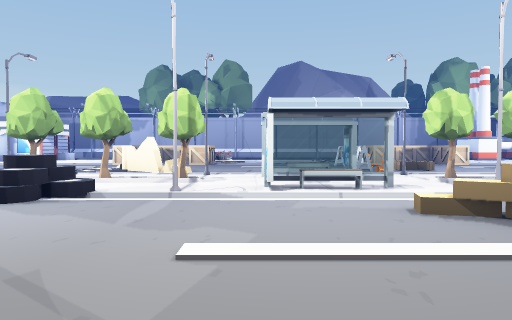
view 1 (above)

24 first-person views from a walk through a scene from a Unity 3-D project. The camera is 1.4 m above the floor, tilts 2° down and sees 70° across. The floor is counted in squares, 2 m on a side. Each view is taken from the middle of a square. On the plan, view 1 faces up. The plan holds only what a view shows up to about 11 squares ahead; the rest is blank. The place goes on beyond the plan. The player is left out.

view 2
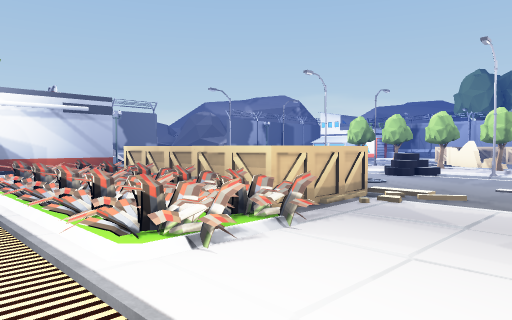

view 3
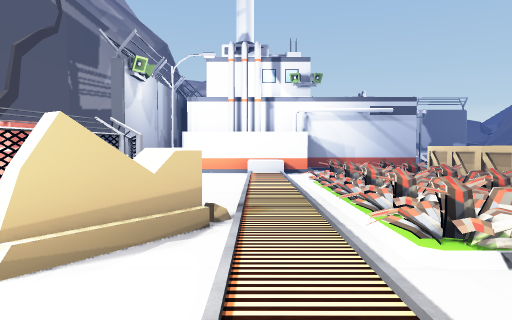

view 4
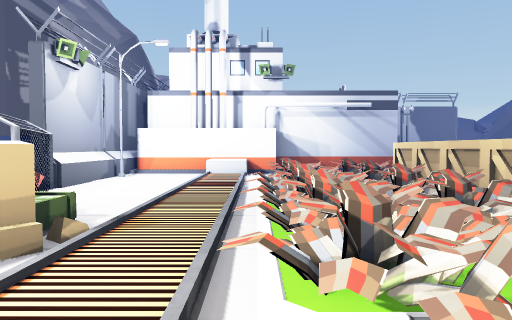

view 5
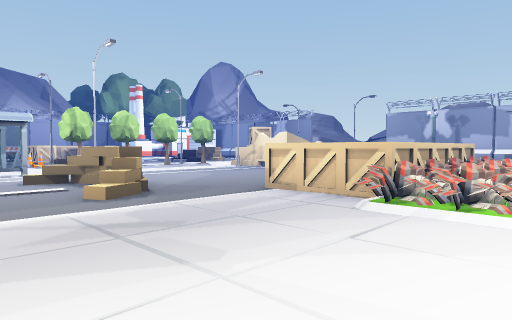

view 6
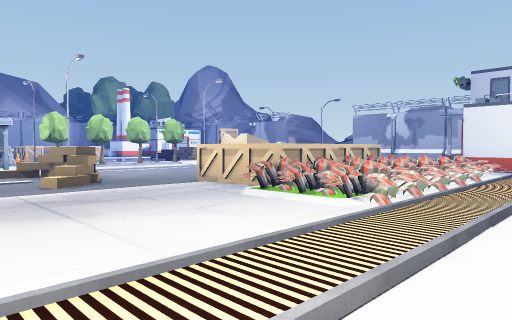

view 7
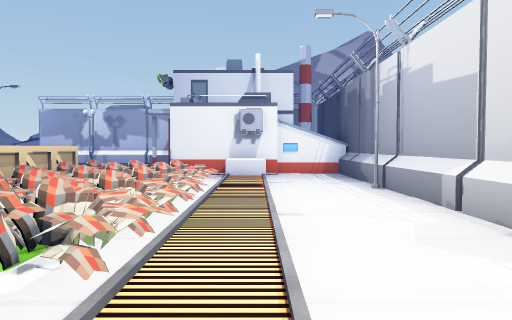

view 8
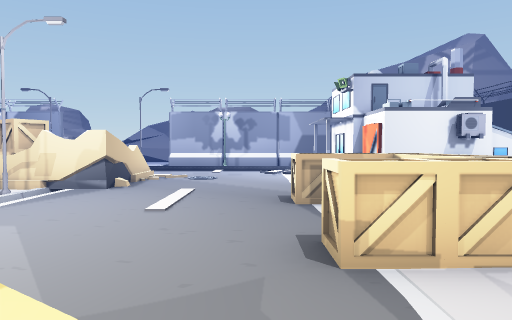

view 9
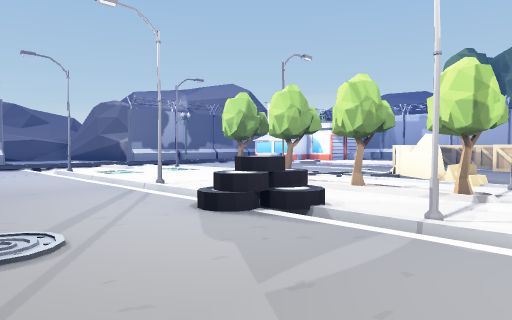

view 10
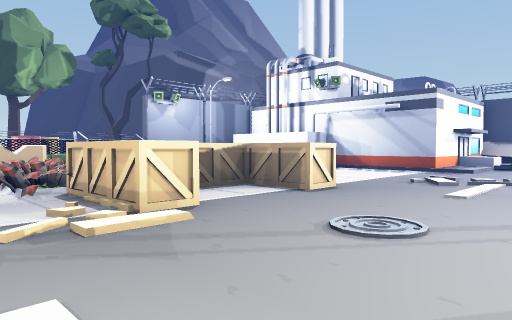

view 11
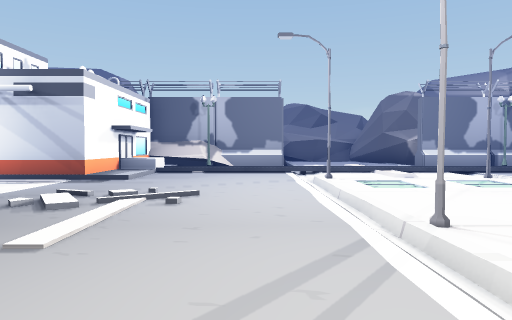

view 12
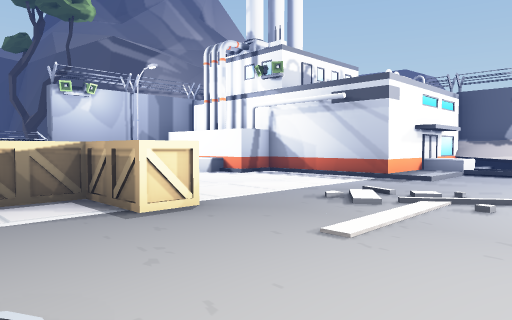

view 13
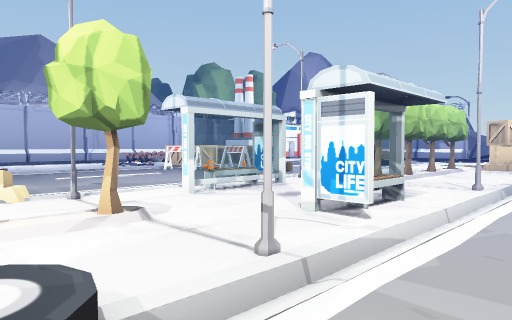

view 14
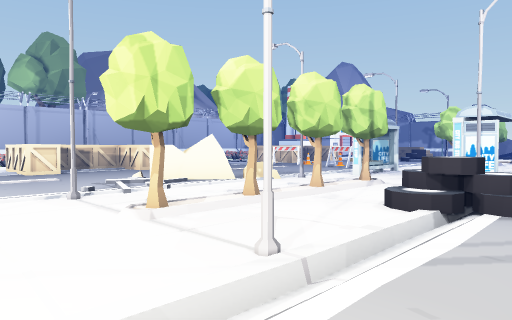

view 15
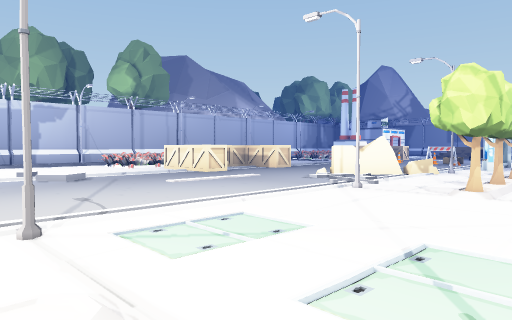

view 16
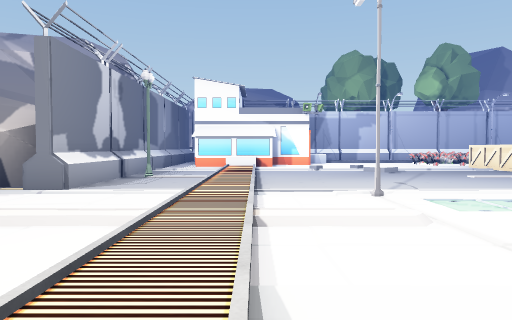

view 17
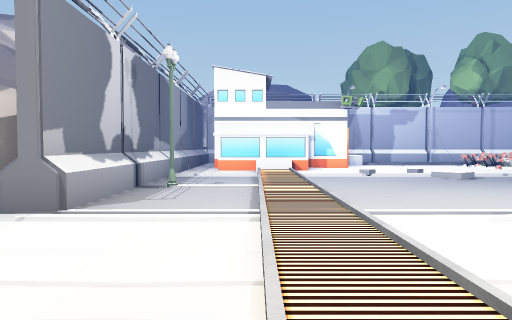

view 18
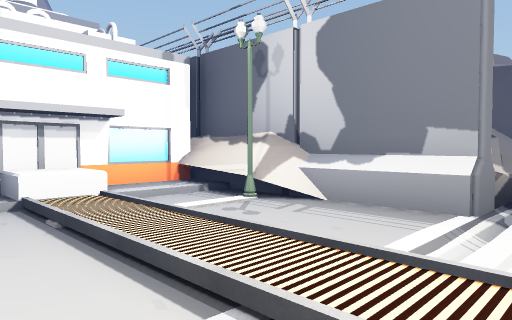

view 19
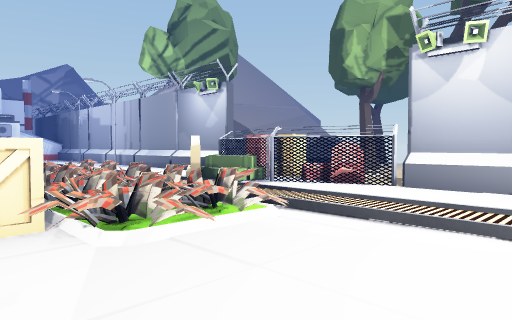

view 20
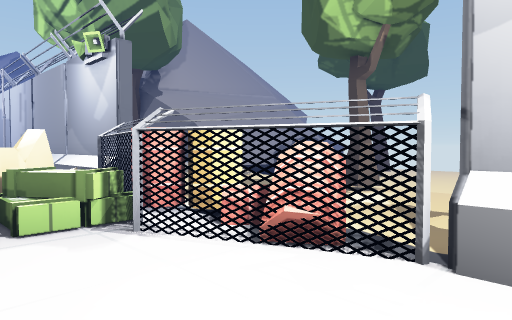

view 21
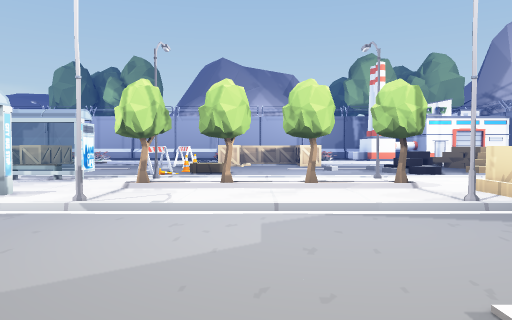

view 22
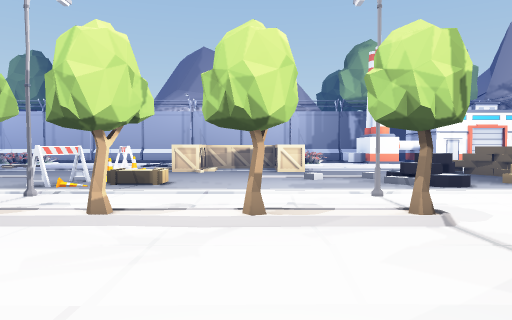

view 23
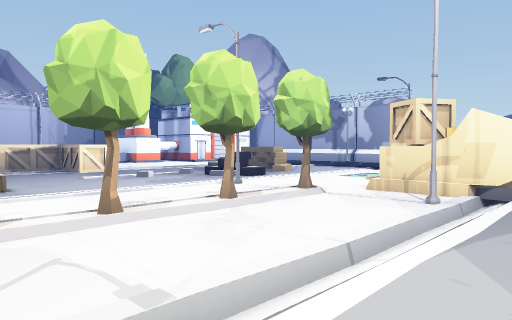

view 24
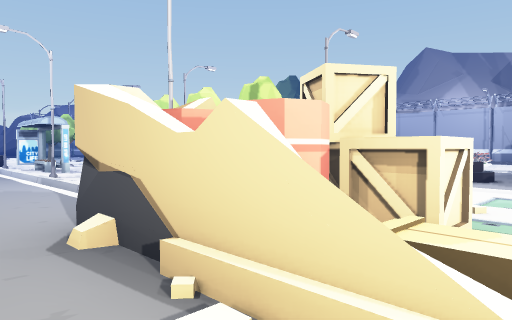

### Floor plan
Key: @ floor where view 1 was taken; # wall or solid block; x gap in a wall; . main floor; : floor 0.25 m higher than the main floor; - floor 0.25 m lower than the main floor; / step, stairs or slope; = window, fence, low wall or low ledge; ^ raised ledge; C crate; B barrier; T tree; P plant; O other object.
Columns run from 16 left of view 1 to 13 right of it. Each row starts with its distance up from view 1.
 17 O
 16 ^ ==       C          CC
 15 ^////.....CC. C...   C..C...
 14 ^.//...............B .......
 13 ^.//................O........O
 12 ^.//................C.....//.O
 11 ^.//......./=......BO/..../O/
 10 x.//////.///.#..... #/..///.//
  9   //.#/.  #   #xOOO      # ../
  8  /////..  TT.T.T    T.TT.T ..
  7  ////...  ......    ......CC.
  6   //.#/.  #    #OOO      #OCC
  5 x.//////.....O./////#.... OOOC
  4 ^.//..............//......////
  3 ^.//...............O........./
  2 ^.//...............O..........
  1 ^/////........//../...........
  0 ######.....C..C/@....C..C.....
 -1      # .   CCCC      CCCC
 -2      #   ..CPPP.    .PPPP    #
 -3      #   .P:::..    P.       #
 -4      ##/..PPPPP.....P.PPPP...#
 -5       #=//////C////////////^O
 -6       #      CO..            O
 -7       #O...OOCO#..   ....O...#
 -8       ####=OOOO^###  #########
 -9           --- -.
-10          TT

Positions as (right, up) in squares from view 1, and headings:
1: (0, 0), facing up
2: (1, -5), facing up-left
3: (1, -5), facing left
4: (0, -4), facing left
5: (0, -4), facing up-right
6: (0, -6), facing up-right
7: (2, -5), facing right
8: (2, 1), facing right
9: (0, 2), facing up-left
10: (0, 4), facing down-left
11: (-3, 4), facing left
12: (-3, 4), facing down-left
13: (-3, 4), facing up-right
14: (-8, 4), facing up-right
15: (-12, 6), facing up-right
16: (-13, 4), facing up
17: (-14, 6), facing up
18: (-12, 6), facing down-left
19: (-9, -1), facing down-right
20: (-7, -5), facing down-right
21: (6, 1), facing up
22: (7, 4), facing up
23: (4, 4), facing up-right
24: (13, 3), facing up-left
